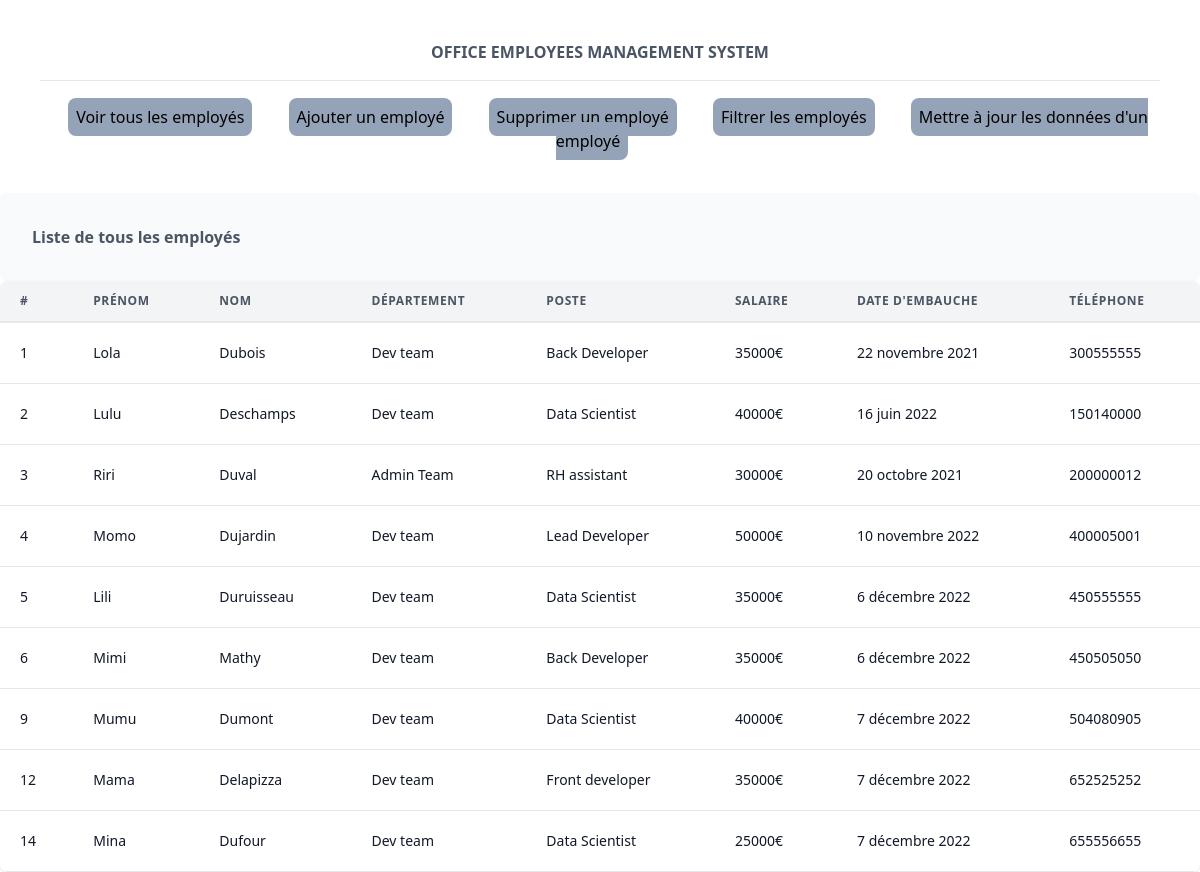
The app's page /all_emp with its own data.
### oems_app/models.py (models this page shows, shortened)
class Employee(models.Model):
    first_name = models.CharField(max_length=100, null=False)
    last_name = models.CharField(max_length=100, null=False)
    dept = models.ForeignKey(Department, on_delete=models.CASCADE)
    salary = models.IntegerField(default=0)
    bonus = models.IntegerField(default=0)
    role = models.ForeignKey(Role, on_delete=models.CASCADE)
    phone = models.IntegerField(default=0)
    hire_date = models.DateField()

class Department(models.Model):
    name = models.CharField(max_length=100, null=False)
    location = models.CharField(max_length=100)

class Role(models.Model):
    name = models.CharField(max_length=100, null=False)

### oems_app/views.py (the view)
# urls.py: path('all_emp', views.all_emp, name='all_emp'),
def all_emp(request):
    emps = Employee.objects.all()
    context = {
        'emps': emps,
    }
    return render(request, 'oems_app/all_emp.html', context)

### oems_app/templates/oems_app/all_emp.html (shortened to what this page needs)
{% extends '../oems_app/base.html' %}
{% block content %}
    <main>
        <div class="bg-gray-50 p-8 rounded-md w-full">
            <h2 class="text-gray-600 font-semibold">Liste de tous les employés</h2>
        </div>
        <div class="block min-w-full shadow rounded-lg overflow-hidden">
                 <table class="w-full">
                    <thead>
                        <tr>
                            <th
                                class="px-5 py-3 border-b-2 border-gray-200 bg-gray-100 text-left text-xs font-semibold text-gray-600 uppercase tracking-wider">
                                #
                            </th>
                            <th
                                class="px-5 py-3 border-b-2 border-gray-200 bg-gray-100 text-left text-xs font-semibold text-gray-600 uppercase tracking-wider">
                                Prénom
                            </th>
                            <th
                                class="px-5 py-3 border-b-2 border-gray-200 bg-gray-100 text-left text-xs font-semibold text-gray-600 uppercase tracking-wider">
                                Nom
                            </th>
                            <th
                                class="px-5 py-3 border-b-2 border-gray-200 bg-gray-100 text-left text-xs font-semibold text-gray-600 uppercase tracking-wider">
                                Département
                            </th>
                            <th
                                class="px-5 py-3 border-b-2 border-gray-200 bg-gray-100 text-left text-xs font-semibold text-gray-600 uppercase tracking-wider">
                                Poste
                            </th>
                            <th
                                class="px-5 py-3 border-b-2 border-gray-200 bg-gray-100 text-left text-xs font-semibold text-gray-600 uppercase tracking-wider">
                                Salaire
                            </th>
                            <th
                                class="px-5 py-3 border-b-2 border-gray-200 bg-gray-100 text-left text-xs font-semibold text-gray-600 uppercase tracking-wider">
                                Date d'embauche
                            </th>
                            <th
                                class="px-5 py-3 border-b-2 border-gray-200 bg-gray-100 text-left text-xs font-semibold text-gray-600 uppercase tracking-wider">
                                Téléphone
                            </th>
                        </tr>
                    </thead>
                    {% for emp in emps %}
                        <tbody>
                            <tr>
                                <td class="px-5 py-5 border-b border-gray-200 bg-white text-sm">
                                    <p class="text-gray-900 whitespace-no-wrap">
                                        {{ emp.id }}
                                    </p>
                                </td>
                                <td class="px-5 py-5 border-b border-gray-200 bg-white text-sm">
                                    <p class="text-gray-900 whitespace-no-wrap">
                                        {{ emp.first_name }}
                                    </p>
                                </td>
                                <td class="px-5 py-5 border-b border-gray-200 bg-white text-sm">
                                    <p class="text-gray-900 whitespace-no-wrap">
                                        {{ emp.last_name }}
                                    </p>
                                </td>
                                <td class="px-5 py-5 border-b border-gray-200 bg-white text-sm">
                                    <p class="text-gray-900 whitespace-no-wrap">
                                        {{ emp.dept.name }}
                                    </p>
                                </td>
                                <td class="px-5 py-5 border-b border-gray-200 bg-white text-sm">
                                    <p class="text-gray-900 whitespace-no-wrap">
                                        {{ emp.role.name }}
                                    </p>
                                </td>
                                <td class="px-5 py-5 border-b border-gray-200 bg-white text-sm">
                                    <p class="text-gray-900 whitespace-no-wrap">
                                        {{ emp.salary }}€
                                    </p>
                                </td>
                                <td class="px-5 py-5 border-b border-gray-200 bg-white text-sm">
                                    <p class="text-gray-900 whitespace-no-wrap">
                                        {{ emp.hire_date }}
                                    </p>
                                </td>
                                <td class="px-5 py-5 border-b border-gray-200 bg-white text-sm">
                                    <p class="text-gray-900 whitespace-no-wrap">
                                        {{ emp.phone }}
                                    </p>
                                </td>
                            </tr>
                        </tbody>
                    {% endfor %}
                </table>
         </div>
    </main>
{% endblock content %}

### records on screen
Employee: id "1", first_name "Lola", last_name "Dubois", dept.name "Dev team", role.name "Back Developer", salary "35000", hire_date "22 novembre 2021", phone "300555555"
Employee: id "2", first_name "Lulu", last_name "Deschamps", dept.name "Dev team", role.name "Data Scientist", salary "40000", hire_date "16 juin 2022", phone "150140000"
Employee: id "3", first_name "Riri", last_name "Duval", dept.name "Admin Team", role.name "RH assistant", salary "30000", hire_date "20 octobre 2021", phone "200000012"
Employee: id "4", first_name "Momo", last_name "Dujardin", dept.name "Dev team", role.name "Lead Developer", salary "50000", hire_date "10 novembre 2022", phone "400005001"
Employee: id "5", first_name "Lili", last_name "Duruisseau", dept.name "Dev team", role.name "Data Scientist", salary "35000", hire_date "6 décembre 2022", phone "450555555"
Employee: id "6", first_name "Mimi", last_name "Mathy", dept.name "Dev team", role.name "Back Developer", salary "35000", hire_date "6 décembre 2022", phone "450505050"
Employee: id "9", first_name "Mumu", last_name "Dumont", dept.name "Dev team", role.name "Data Scientist", salary "40000", hire_date "7 décembre 2022", phone "504080905"
Employee: id "12", first_name "Mama", last_name "Delapizza", dept.name "Dev team", role.name "Front developer", salary "35000", hire_date "7 décembre 2022", phone "652525252"
Employee: id "14", first_name "Mina", last_name "Dufour", dept.name "Dev team", role.name "Data Scientist", salary "25000", hire_date "7 décembre 2022", phone "655556655"
